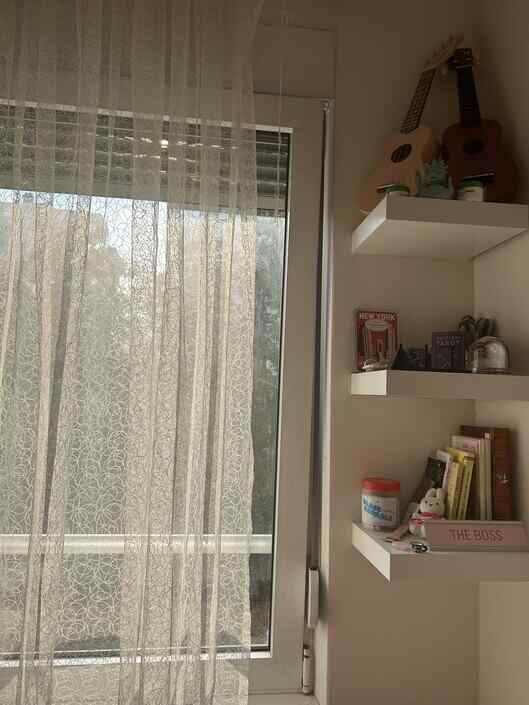
#> input picture Panorama/left.jpg, 529 x 705 px
$ python panorama.py
#> lines starting #> are read from the running program, lines starting #| are printed output that depends on the picture; after the words box and inside, x2 and y2 are one past the last pixel; in counts of white or black regions, pixels touching at a corner belong together
import numpy as np
import imutils
import cv2
import math

class Panorama:
    def stitch_together(self, imgs, ratio=0.75):
        (img_left, img_right) = imgs
        (points_left, features_left) = self.find(img_left)
        (points_right, features_right) = self.find(img_right)

        # Matching the corresponding points on pictures, determining
        # the matrix M with RANSAC.
        M = self.match_points(points_right, points_left, features_right, features_left, ratio)

        # Wrong format / not enough points to pair them up.
        if M is None:
            return None

        (pairs, homography_matrix, points) = M

        # Drawing the matched points and find the leftmost detected point.
        (pair_img, min_point) = self.draw_matched(img_right, img_left, points_right, points_left, pairs, points)

        # Calculate panorama width
        panorama_width = self.width(img_right.shape[1], img_left.shape[1], min_point)

        # Form the panorama by warping the right image
        panorama = cv2.warpPerspective(img_right, homography_matrix, (panorama_width, img_right.shape[0]))
        panorama[0:img_left.shape[0], 0:img_left.shape[1]] = img_left
        return (panorama, pair_img)


    # Converts the image to grayscale, then uses SIFT (Scale-Invariant Feature Transform) to detect keypoints and features.
    # Converting to grayscale simplifies the image by removing color information, focusing solely on the intensity variations, which are key for detecting stable keypoints and features across different scales and rotations.
    def find(self, img):
        # Convert to greyscale
        gray = cv2.cvtColor(img, cv2.COLOR_BGR2GRAY)
        feature = cv2.xfeatures2d.SIFT_create()
        (points, features) = feature.detectAndCompute(img, None)
        points = np.float32([point.pt for point in points])
        return (points, features)

    def match_points(self, points_right, points_left, features_right, features_left, ratio):
        # Initial matches (Brute force - K Nearest Neighbours for k=2).
        matcher = cv2.DescriptorMatcher_create("BruteForce")
        initial_matches = matcher.knnMatch(features_right, features_left, k=2)

        # Filtering by using Lowe's ratio test
        matches = [
            (match[0].trainIdx, match[0].queryIdx)
            for match in initial_matches
            if len(match) == 2 and match[0].distance < match[1].distance*ratio
        ]

        if len(matches) >= 4:
            points_right_filtered = np.float32([points_right[i] for (_, i) in matches])
            points_left_filtered = np.float32([points_left[i] for (i, _) in matches])

            # Calculating the correct points by using RANSAC and DLT algorithm
            _, points = cv2.findHomography(points_right_filtered, points_left_filtered, cv2.RANSAC, 4.0)
            M = self.DLT_normalized(points_right_filtered, points_left_filtered, points)

            return matches, M, points

        return None

    def draw_matched(self, img_right, img_left, points_right, points_left, matches, points):
        # Stitching the images together
        height, width_l, width_r = max(img_left.shape[0], img_right.shape[0]), img_left.shape[1], img_right.shape[1]

        pair_img = np.zeros((height, width_l+width_r, 3), dtype="uint8")
        pair_img[0:img_left.shape[0], 0:width_l] = img_left
        pair_img[0:img_right.shape[0], width_l:] = img_right

        min_point = (width_l + width_r, 0)

        for ((i, j), point) in zip(matches, points):
            point_l = tuple(map(int, points_left[i]))
            point_d = (int(points_right[j][0] + width_l), int(points_right[j][1]))

            # Colors based on correctness
            color = (0, 0, 255) if point == 1 else (255, 0, 0)
            cv2.circle(pair_img, point_l, radius=0, color=color, thickness=3)
            cv2.circle(pair_img, point_d, radius=0, color=color, thickness=3)

            # Leftmost point
            if point == 1 and point_l[0] < min_point[0]:
                min_point = point_l

        return pair_img, min_point

    # Helper functions
    def width(self, width_r, width_l, min_point):
        return width_r + width_l - (width_l - min_point[0])

    def normalize_matrix(self, M):
        if M[2][2] != 1 and M[2][2] != 0:
            M = M/M[2][2]
        return M

    # Calculating the 2x9 matrix based on the lemmas of DLT algorithm
    def dlt_lemma(self, M, N):
        M = np.array([M[0], M[1], 1])
        N = np.array([N[0], N[1], 1])
        return [
            [0, 0, 0, -N[2] * M[0], -N[2] * M[1], -N[2] * M[2], N[1] * M[0], N[1] * M[1], N[1] * M[2]],
            [N[2] * M[0], N[2] * M[1], N[2] * M[2], 0, 0, 0, -N[0] * M[0], -N[0] * M[1], -N[0] * M[2]]
        ]

    def DLT(self, origs, imgs):
        M = []
        for orig, img in zip(origs, imgs):
            m = self.dlt_lemma(orig, img)
            M.extend(m)
        _, _, V = np.linalg.svd(M)
        return self.normalize_matrix(V[-1].reshape(3, 3))

    def normalize(self, points):
        X, Y = np.mean(points, axis=0)
        G = [[1, 0, -X], [0, 1, -Y], [0, 0, 1]]
        r = np.mean(np.sqrt((points - [X, Y]) ** 2).sum(axis=1))
        S = [[math.sqrt(2) / r, 0, 0], [0, math.sqrt(2) / r, 0], [0, 0, 1]]
        return np.dot(S, G)

    def DLT_normalized(self, origs, imgs, points):
        T = self.normalize(origs)
        TP = self.normalize(imgs)
        originals = [np.dot(T, [o[0], o[1], 1])[:2] for o, t in zip(origs, points) if t]
        images = [np.dot(TP, [s[0], s[1], 1])[:2] for s, t in zip(imgs, points) if t]
        PP = self.DLT(originals, images)
        return self.normalize_matrix(np.dot(np.dot(np.linalg.inv(TP), PP), T))

if __name__ == "__main__":
    # Load
    left = cv2.imread('left.jpg')
#> left is the input picture: shape (705, 529, 3); mean B, G, R 101.5, 119.1, 130.1
    right = cv2.imread('right.jpg')
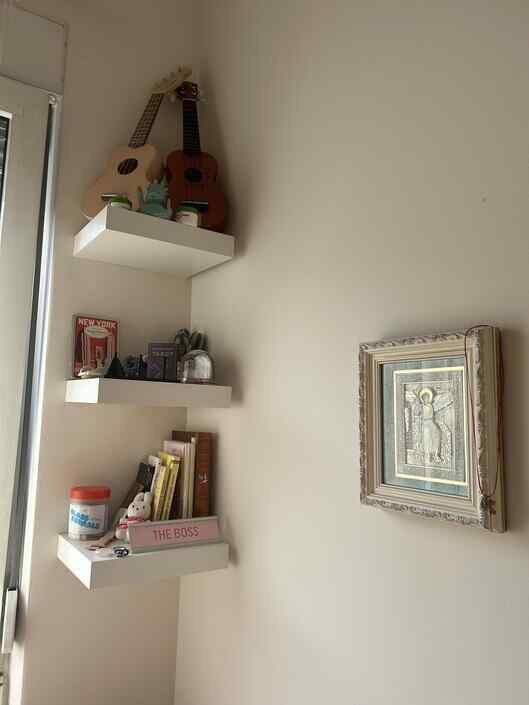
#> input picture Panorama/right.jpg, 529 x 705 px
#> right is the input picture: shape (705, 529, 3); mean B, G, R 129.6, 147, 157.1
    # Make the panorama
    panorama = Panorama()
    (result, match) = panorama.stitch_together([left, right])
#> in find, `gray = cv2.cvtColor(img, cv2.COLOR_BGR2GRAY)`:
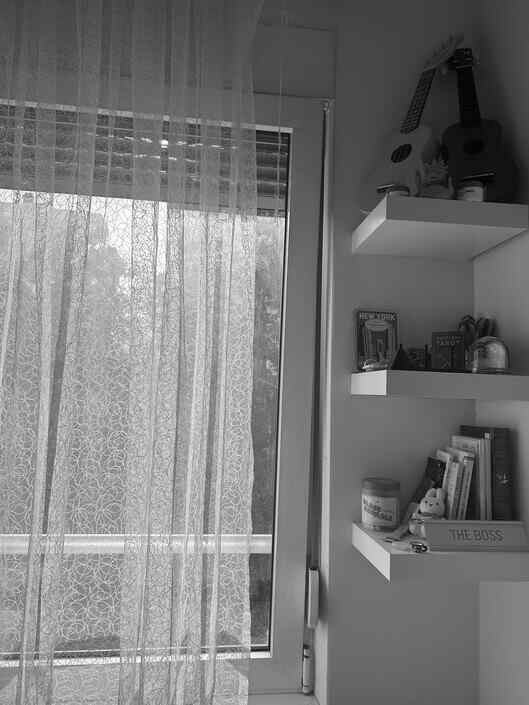
#> gray: shape (705, 529); min 1, max 255, mean 120.3
#> in find, `(points, features) = feature.detectAndCompute(img, None)`: points = 1991 keypoints; strongest (x, y, size): (289, 213, 1.8), (164, 143, 4.8), (254, 649, 3.9), (286, 217, 2)
#> in find, `points = np.float32([point.pt for point in points])`: points = 1991 pairs, first value 2.54 to 523.7, second value 49.52 to 702.2
#> in stitch_together, `(points_left, features_left) = self.find(img_left)`: points_left has the same summary as points in find
#> in find (call 2), `gray = cv2.cvtColor(img, cv2.COLOR_BGR2GRAY)`:
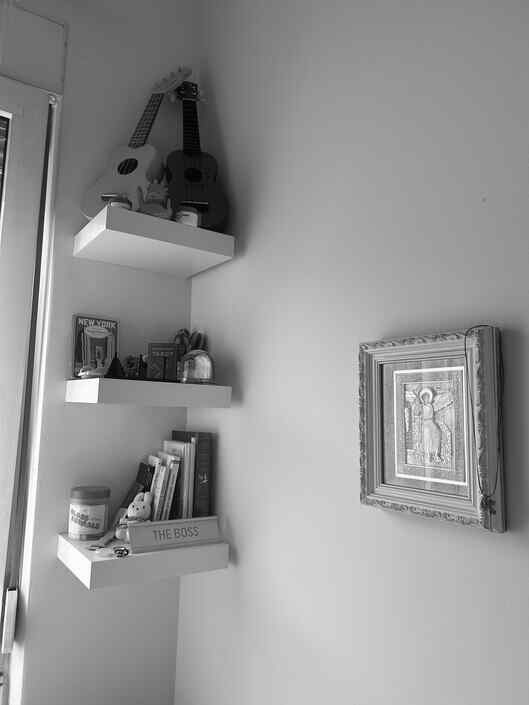
#> gray: shape (705, 529); min 0, max 255, mean 148
#> in find (call 2), `(points, features) = feature.detectAndCompute(img, None)`: points = 686 keypoints; strongest (x, y, size): (126, 517, 1.9), (80, 374, 2.5), (79, 377, 2.7), (184, 379, 2)
#> in find (call 2), `points = np.float32([point.pt for point in points])`: points = 686 pairs, first value 2.64 to 506, second value 44.13 to 656.1
#> in stitch_together, `(points_right, features_right) = self.find(img_right)`: points_right has the same summary as points in find
#> in match_points, `initial_matches = matcher.knnMatch(features_right, features_left, k=2)`: initial_matches = 686 matches
#> in match_points, `matches = [ (match[0].trainIdx, match[0].queryIdx) for match in initia..`: matches = 109 pairs, first value 1480 to 1990, second value 7 to 601
#> in match_points, `points_right_filtered = np.float32([points_right[i] for (_, i) in matc..`: points_right_filtered = 109 pairs, first value 7.37 to 456.4, second value 106.4 to 583.4
#> in match_points, `points_left_filtered = np.float32([points_left[i] for (i, _) in matche..`: points_left_filtered = 109 pairs, first value 248.3 to 523.7, second value 112.4 to 576.6
#> in match_points, `_, points = cv2.findHomography(points_right_filtered, points_left_filt..`: points = 109 values, max 1 at index 0, min 0 at index 2, mean 0.881
#> in normalize, `X, Y = np.mean(points, axis=0)`: X = 145.5; Y = 413.5
#> in normalize, `G = [[1, 0, -X], [0, 1, -Y], [0, 0, 1]]`: G = [[1, 0, -145.5], [0, 1, -413.5], [0, 0, 1]]
#> in normalize, `r = np.mean(np.sqrt((points - [X, Y]) ** 2).sum(axis=1))`: r = 146.7
#> in normalize, `S = [[math.sqrt(2) / r, 0, 0], [0, math.sqrt(2) / r, 0], [0, 0, 1]]`: S = [[0.00964, 0, 0], [0, 0.00964, 0], [0, 0, 1]]
#> in DLT_normalized, `T = self.normalize(origs)`: T = [[0.00964, 0, -1.4], [0, 0.00964, -3.99], [0, 0, 1]]
#> in DLT_normalized, `TP = self.normalize(imgs)`: TP = [[0.0088, 0, -3.67], [0, 0.0088, -3.41], [0, 0, 1]]
#> in DLT_normalized, `originals = [np.dot(T, [o[0], o[1], 1])[:2] for o, t in zip(origs, poi..`: originals = 96 pairs, first value -1.33 to 0.582, second value -2.83 to 1.64
#> in DLT_normalized, `images = [np.dot(TP, [s[0], s[1], 1])[:2] for s, t in zip(imgs, points..`: images = 96 pairs, first value -1.13 to 0.758, second value -2.23 to 1.55
#> the loop in DLT, `for orig, img in zip(origs, imgs):` made 96 passes
#> (M in dlt_lemma, N in dlt_lemma) on passes 1 to 12: ([-1.33, -2.83, 1], [-1.13, -2.23, 1]), ([-1.29, 1.64, 1], [-0.916, 1.55, 1]), ([-0.825, 1.38, 1], [-0.539, 1.38, 1]), ([-0.819, 1.16, 1], [-0.545, 1.18, 1]), ([-0.815, 1.21, 1], [-0.541, 1.23, 1]), ([-0.687, 1.11, 1], [-0.436, 1.14, 1]), ([-0.67, 0.909, 1], [-0.428, 0.977, 1]), ([-0.662, -0.924, 1], [-0.517, -0.662, 1]), ([-0.644, -0.793, 1], [-0.496, -0.549, 1]), ([-0.637, -0.347, 1], [-0.46, -0.151, 1]), ([-0.63, -0.382, 1], [-0.453, -0.183, 1]), ([-0.63, -0.382, 1], [-0.453, -0.183, 1])
#> after the loop in DLT, `for orig, img in zip(origs, imgs):`: M = 192 items
#> in normalize_matrix, `M = M/M[2][2]`: M = [[0.963, 0.0487, 0.147], [-0.012, 0.953, 0.165], [-0.0971, -0.000478, 1]]
#> in DLT_normalized, `PP = self.DLT(originals, images)`: PP has the same summary as M in normalize_matrix
#> in match_points, `M = self.DLT_normalized(points_right_filtered, points_left_filtered, p..`: M = [[0.584, 0.0451, 276.9], [-0.33, 0.915, 26.58], [-0.000822, -4.05e-06, 1]]
#> in stitch_together, `(pairs, homography_matrix, points) = M`: pairs has the same summary as matches in match_points; homography_matrix has the same summary as M in match_points
#> in draw_matched, `pair_img[0:img_right.shape[0], width_l:] = img_right`:
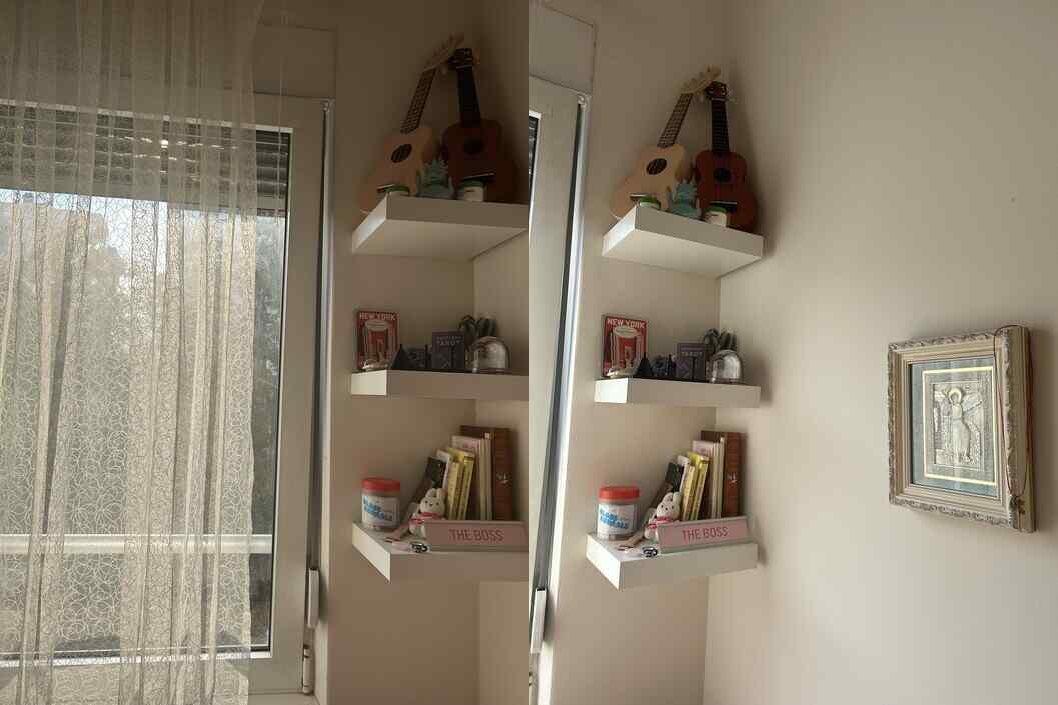
#> pair_img: shape (705, 1058, 3); mean B, G, R 115.5, 133.1, 143.6
#> the loop in draw_matched, `for ((i, j), point) in zip(matches, points):` made 109 passes
#> (i, j, point, point_d, color, min_point) on pass 1: (1656, 7, [1], (536, 119), (0, 0, 255), (287, 134))
#> (i, j, point, point_l, point_d, color) on passes 2 to 7: (1680, 14, [1], (312, 563), (540, 583), (0, 0, 255)), (1622, 21, [0], (274, 124), (568, 481), (255, 0, 0)), (1622, 23, [0], (274, 124), (573, 393), (255, 0, 0)), (1690, 27, [0], (327, 112), (583, 106), (255, 0, 0)), (1699, 32, [1], (355, 544), (588, 557), (0, 0, 255)), (1696, 33, [1], (354, 521), (589, 533), (0, 0, 255))
#> after the loop in draw_matched, `for ((i, j), point) in zip(matches, points):`:
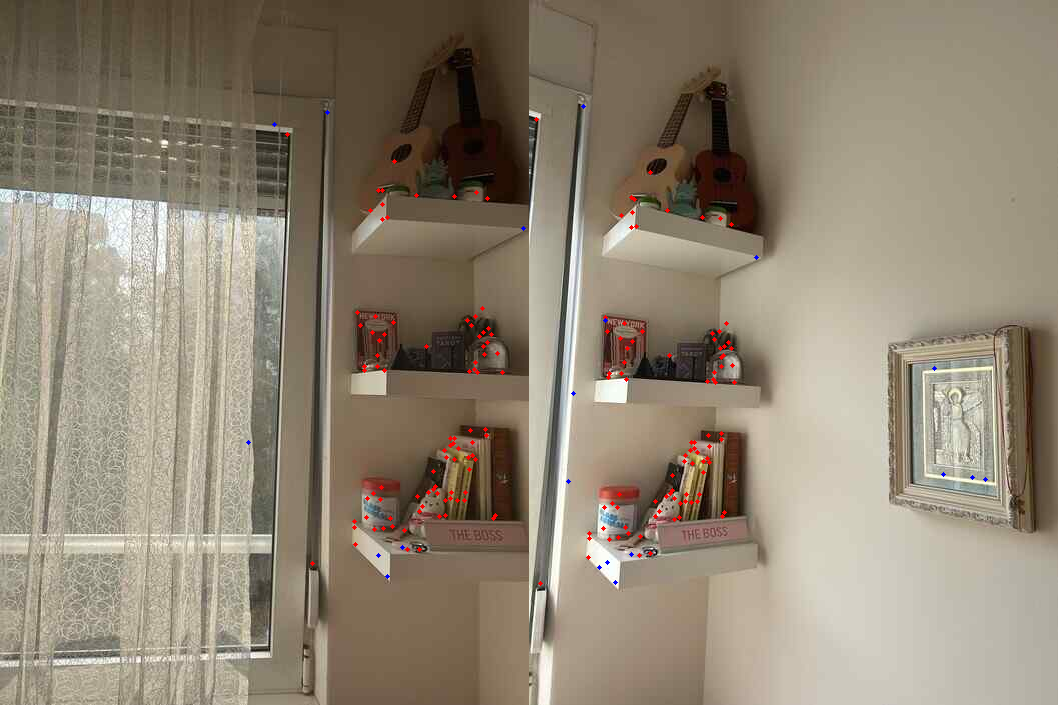
#> pair_img: shape (705, 1058, 3); 0.35% of pixels changed, all inside (x1, y1, x2, y2) = (246, 104, 988, 586)
#> in stitch_together, `(pair_img, min_point) = self.draw_matched(img_right, img_left, points_..`: min_point = (287, 134)
#> in stitch_together, `panorama_width = self.width(img_right.shape[1], img_left.shape[1], min..`: panorama_width = 816
#> in stitch_together, `panorama = cv2.warpPerspective(img_right, homography_matrix, (panorama..`:
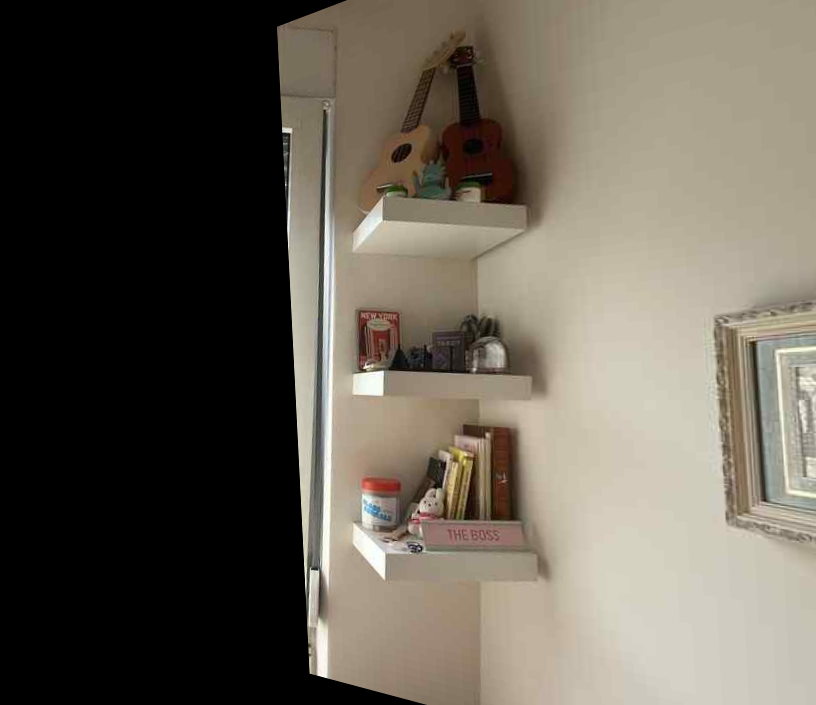
#> panorama: shape (705, 816, 3); mean B, G, R 85.2, 96.3, 102.8
#> in stitch_together, `panorama[0:img_left.shape[0], 0:img_left.shape[1]] = img_left`:
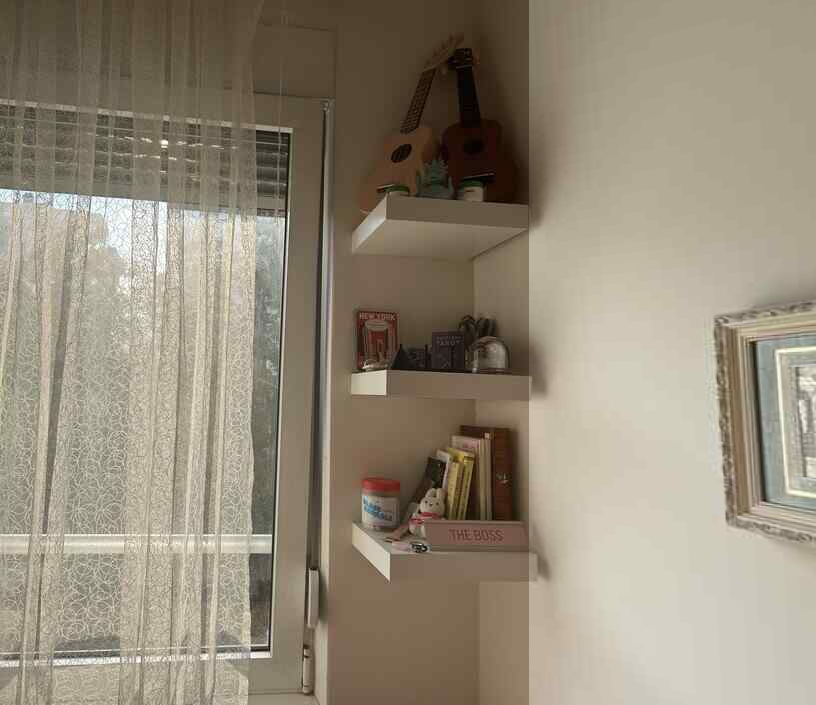
#> panorama: shape (705, 816, 3); mean B, G, R 121.3, 139, 148.8
    # Prikaz rezultata
    cv2.imshow("Prva slika", left)
    cv2.waitKey(0)
    cv2.imshow("Druga slika", right)
    cv2.waitKey(0)
    cv2.imshow("Tacke preklapanja", match)
    cv2.waitKey(0)
    cv2.imshow("Panorama", result)
    cv2.waitKey(0)
    cv2.destroyAllWindows()
